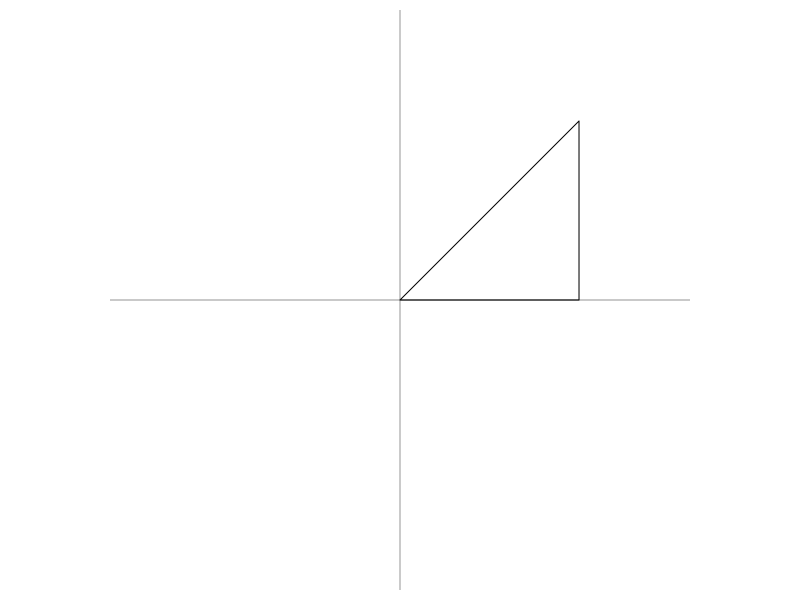

R code for this plot:



dev.off()
par(pty = "s", mar = c(0.5, 0.5, 0.5, 0.5))
plot(
    x = NA,
    y = NA,
    xlim = c(-1.5, 1.5),
    ylim = c(-1.5, 1.5),
    xlab = "",
    ylab = "",
    pch = 16,
    bg = NA,
    fg = NA,
    axes = FALSE
)
abline(h = 0, v = 0, col = "gray60")

tri <- matrix(c(0, 1, 1, 0, 0, 1), nrow = 2, byrow = TRUE)
polygon(x = tri[1, ], y = tri[2, ])


tri <- data.frame(
    x = c(0, 1, 1),
    y = c(0, 0, 1)
)

r <- function(x, y) {
    x_pr <- -y
    y_pr <- x
    return(list(x = x_pr, y = y_pr))
}

ngon_prime2 <- function(x = 2, y = 2, col1 = "#4d4d4d", col2 = "#add8e6") {
    df.tri1 <- lapply(seq(0, y - 1), function(j) {
        lapply(seq(0, x - 1), function(i) {
            tmp1 <- data.frame(
                x = c(0, 0, 1) + i,
                y = c(0, 1, 1) + j
            )
            list(tmp1)
        })
    })
    df.tri1 <- unlist(df.tri1, recursive = FALSE)
    df.tri1 <- unlist(df.tri1, recursive = FALSE)

    df.tri2 <- lapply(seq(0, y - 1), function(j) {
        lapply(seq(0, x - 1), function(i) {
            tmp1 <- data.frame(
                x = c(0, 1, 1) + i,
                y = c(0, 0, 1) + j
            )
            list(tmp1)
        })
    })
    df.tri2 <- unlist(df.tri2, recursive = FALSE)
    df.tri2 <- unlist(df.tri2, recursive = FALSE)

    col1 <- sample(c(col1, col2), x * y, replace = TRUE)
    col2 <- sample(c(col1, col2), x * y, replace = TRUE)

    df.ls <- list(df.tri1, df.tri2, col1, col2)

    return(df.ls)
}


for (i in seq_len(2)) {
    print(r(tri$x, tri$y))
}



